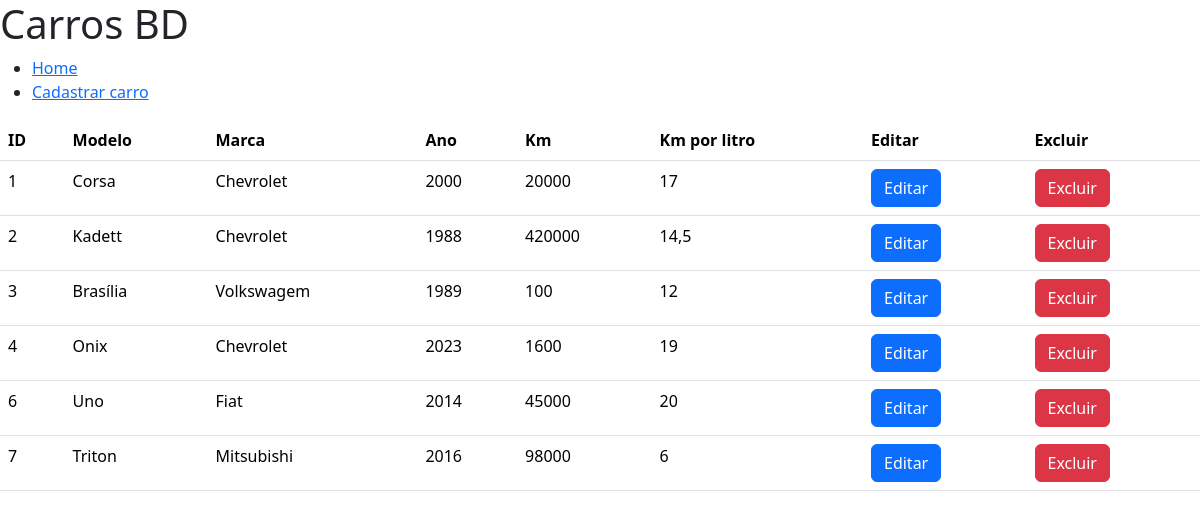
The app's page /, older data.
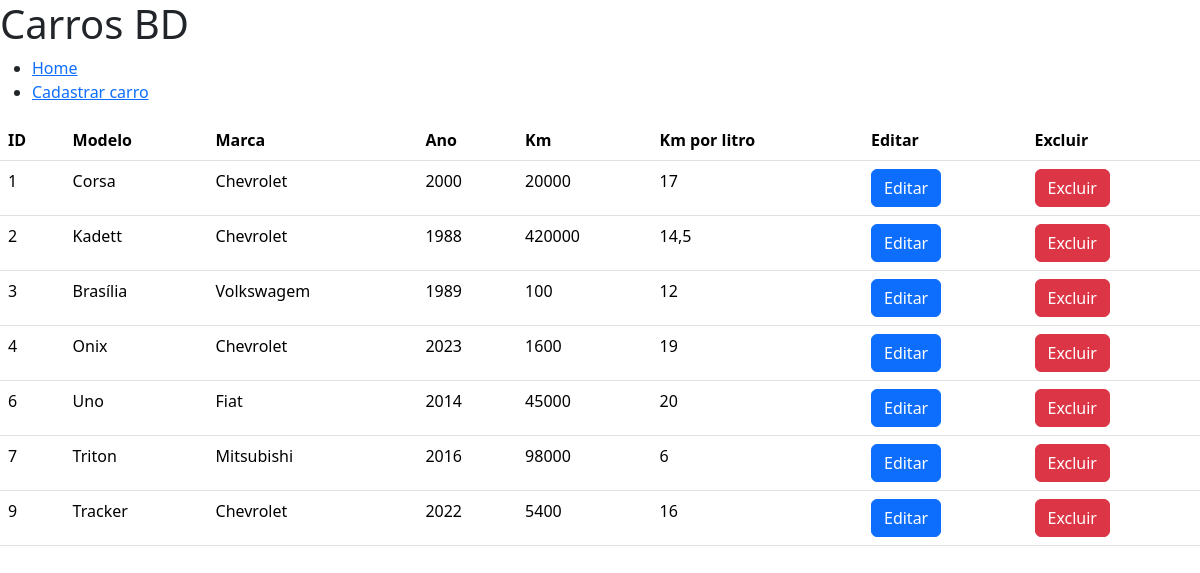
The same page, newer data.
### tables this page shows
CREATE TABLE carros (
	id INTEGER PRIMARY KEY AUTOINCREMENT,
	modelo TEXT NOT NULL,
	marca TEXT NOT NULL,
	ano INTEGER NOT NULL,
	km INTEGER DEFAULT (0),
	km_por_litro REAL 
);

### index.php (the view, shortened to what this page needs)
<?php
$conn = new PDO("sqlite:carros.sqlite");
$conn->setAttribute(PDO::ATTR_DEFAULT_FETCH_MODE, PDO::FETCH_OBJ);
?>
<!DOCTYPE html>
<html lang="en">
<head>
    <link href="https://cdn.jsdelivr.net/npm/bootstrap@5.3.2/dist/css/bootstrap.min.css" rel="stylesheet">
</head>
<body>
    <h1>Carros BD</h1>
    <nav>
        <ul>
            <li><a href="index.php">Home</a></li>
            <li><a href="form.php">Cadastrar carro</a></li>
        </ul>
    </nav>
    <main>
        <table class="table">
            <tr>
                <th>ID</th>
                <th>Modelo</th>
                <th>Marca</th>
                <th>Ano</th>
                <th>Km</th>
                <th>Km por litro</th>
                <th>Editar</th>
                <th>Excluir</th>
            </tr>
            <?php
            $q = $conn->query("SELECT * FROM carros;");
            $carros = $q->fetchAll();
            foreach($carros as $c):
            ?>
            <tr>
                <td><?= $c->id ?></td>
                <td><?= $c->modelo ?></td>
                <td><?= $c->marca ?></td>
                <td><?= $c->ano ?></td>
                <td><?= $c->km ?></td>
                <td><?= $c->km_por_litro?></td>
                <td><a href="form.php?id=<?= $c->id ?>"  class="btn btn-primary">Editar</button> </td>
                <td><a href="ws/salvar.php?id=<?= $c->id ?>"  class="btn btn-danger">Excluir</button> </td>
            </tr>
            <?php
            endforeach;
            ?>
        </table>
    </main>
</body>
</html>

Row changes from the older to the newer data that the page shows:
added carros: id "9", modelo "Tracker", marca "Chevrolet", ano "2022", km "5400", km_por_litro "16"
